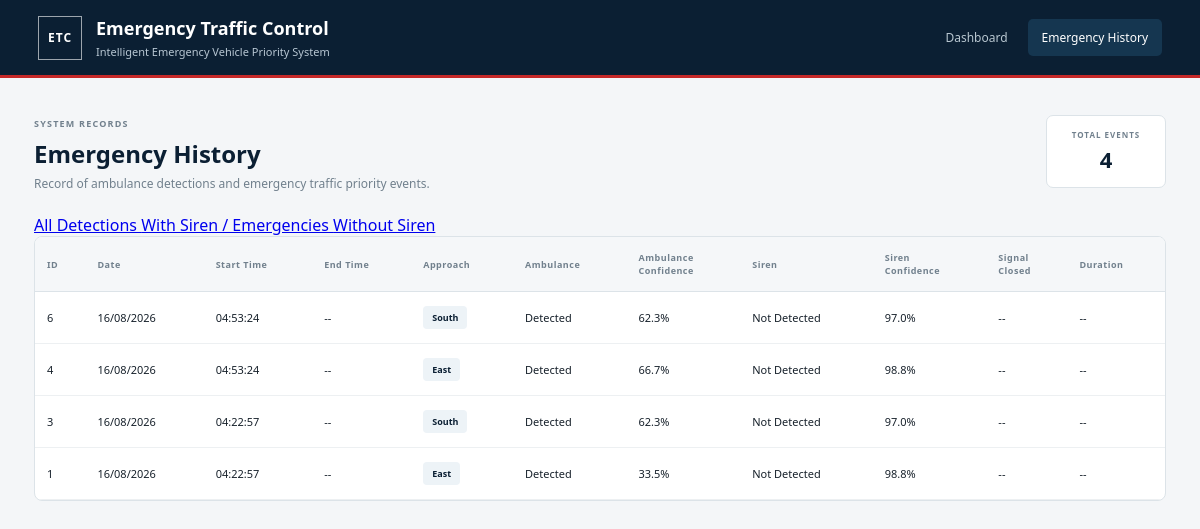
/history?filter=without_siren, run on the app's committed database.
### tables this page shows
CREATE TABLE emergency_history (
            id INTEGER PRIMARY KEY AUTOINCREMENT,
            date TEXT NOT NULL,
            start_time TEXT NOT NULL,
            end_time TEXT,
            approach TEXT NOT NULL,
            ambulance_confidence REAL,
            siren TEXT,
            siren_confidence REAL,
            signal_closed TEXT,
            duration TEXT
        );

### app.py (the view)
@app.route("/history")
def history():
    filter_type = request.args.get("filter", "all")
    conn = get_db()
    if filter_type == "emergency":
        events = conn.execute("""
            SELECT *
            FROM emergency_history
            WHERE siren = 'Siren'
            ORDER BY id DESC
        """).fetchall()
    elif filter_type == "without_siren":
        events = conn.execute("""
            SELECT *
            FROM emergency_history
            WHERE siren = 'No Siren'
            ORDER BY id DESC
        """).fetchall()
    else:
        events = conn.execute("""
            SELECT *
            FROM emergency_history
            ORDER BY id DESC
        """).fetchall()
    conn.close()
    return render_template("history.html", events=events, current_filter=filter_type)

### app.py (called while the page is built)
def get_db():
    conn = sqlite3.connect(DATABASE, check_same_thread=False)
    conn.row_factory = sqlite3.Row
    return conn

### templates/history.html (shortened to what this page needs)
{% extends "base.html" %}
{% block history_active %}active{% endblock %}
{% block content %}
<main class="history-page">
    <div class="history-header">
        <div>
            <span class="eyebrow">SYSTEM RECORDS</span>
            <h2>Emergency History</h2>
            <p>Record of ambulance detections and emergency traffic priority events.</p>
        </div>
        <div class="record-count">
            <span>TOTAL EVENTS</span>
            <strong>{{ events|length }}</strong>
        </div>
    </div>
    <div class="history-filters">
        <a href="{{ url_for('history', filter='all') }}" class="filter-btn {% if current_filter == 'all' %}active{% endif %}">
            All Detections
        </a>
        <a href="{{ url_for('history', filter='emergency') }}" class="filter-btn {% if current_filter == 'emergency' %}active{% endif %}">
            With Siren / Emergencies
        </a>
        <a href="{{ url_for('history', filter='without_siren') }}" class="filter-btn {% if current_filter == 'without_siren' %}active{% endif %}">
            Without Siren
        </a>
    </div>
    <div class="table-container">
        <table>
            <thead>
                <tr>
                    <th>ID</th>
                    <th>Date</th>
                    <th>Start Time</th>
                    <th>End Time</th>
                    <th>Approach</th>
                    <th>Ambulance</th>
                    <th>Ambulance<br>Confidence</th>
                    <th>Siren</th>
                    <th>Siren<br>Confidence</th>
                    <th>Signal<br>Closed</th>
                    <th>Duration</th>
                </tr>
            </thead>
            <tbody>
                {% if events %}
                    {% for event in events %}
                    <tr>
                        <td>{{ event["id"] }}</td>
                        <td>{{ event["date"] }}</td>
                        <td>{{ event["start_time"] }}</td>
                        <td>
                            {% if event["end_time"] %}
                                {{ event["end_time"] }}
                            {% else %}
                                --
                            {% endif %}
                        </td>
                        <td><span class="approach-badge">{{ event["approach"] }}</span></td>
                        <td><span class="status-detected">Detected</span></td>
                        <td>
                            {% if event["ambulance_confidence"] is not none %}
                                {{ "%.1f"|format(event["ambulance_confidence"] * 100) }}%
                            {% else %}
                                --
                            {% endif %}
                        </td>
                        <td>
                            {% if event["siren"] == "Siren" %}
                                <span class="status-siren">Detected</span>
                            {% elif event["siren"] == "No Siren" %}
                                <span class="status-no-siren">Not Detected</span>
                            {% else %}
                                --
                            {% endif %}
                        </td>
                        <td>
                            {% if event["siren_confidence"] is not none %}
                                {{ "%.1f"|format(event["siren_confidence"] * 100) }}%
                            {% else %}
                                --
                            {% endif %}
                        </td>
                        <td>
                            {% if event["signal_closed"] %}
                                <span class="signal-closed-badge">{{ event["signal_closed"] }}</span>
                            {% else %}
                                --
                            {% endif %}
                        </td>
                        <td>
                            {% if event["duration"] %}
                                {{ event["duration"] }}
                            {% else %}
                                --
                            {% endif %}
                        </td>
                    </tr>
                    {% endfor %}
                {% endif %}
            </tbody>
        </table>
    </div>
</main>
{% endblock %}

### static/css/style.css (style rules this page uses)
:root { --navy: #0b1f33; --navy-light: #153650; --red: #c62828; --yellow: #d99a00; --green: #198754; --background: #f4f6f8; --white: #ffffff; --border: #dce3e8; --text: #17212b; --muted: #71808d; }
* { box-sizing: border-box; }
body { margin: 0; background: var(--background); color: var(--text); font-family: "Segoe UI", Arial, sans-serif; }
.history-page { max-width: 1500px; margin: auto; padding: 32px 34px 50px; }
.history-header { display: flex; align-items: center; justify-content: space-between; margin-bottom: 22px; }
.eyebrow { color: var(--muted); font-size: 9px; font-weight: 800; letter-spacing: 1.2px; }
.history-header h2 { margin: 5px 0; color: var(--navy); font-size: 24px; }
.history-header p { margin: 0; color: var(--muted); font-size: 12px; }
.record-count { min-width: 120px; text-align: center; background: white; border: 1px solid var(--border); border-radius: 7px; padding: 13px; }
.record-count span { display: block; color: var(--muted); font-size: 8px; font-weight: 800; letter-spacing: 1px; }
.record-count strong { display: block; margin-top: 4px; color: var(--navy); font-size: 22px; }
.table-container { background: white; border: 1px solid var(--border); border-radius: 8px; overflow-x: auto; }
table { width: 100%; border-collapse: collapse; min-width: 1100px; }
thead { background: #f5f7f9; }
th { padding: 14px 12px; text-align: left; color: var(--muted); font-size: 9px; font-weight: 800; letter-spacing: .5px; border-bottom: 1px solid var(--border); white-space: nowrap; }
td { padding: 14px 12px; font-size: 11px; border-bottom: 1px solid #edf0f2; white-space: nowrap; }
.approach-badge { display: inline-block; padding: 5px 9px; background: #edf3f7; color: var(--navy); border-radius: 4px; font-size: 9px; font-weight: 700; }

### data on the page
emergency_history: id "6", date "16/08/2026", start_time "04:53:24", approach "South", event['ambulance_confidence']*100 "62.3", siren "Not Detected", event['siren_confidence']*100 "97.0"
emergency_history: id "4", date "16/08/2026", start_time "04:53:24", approach "East", event['ambulance_confidence']*100 "66.7", siren "Not Detected", event['siren_confidence']*100 "98.8"
emergency_history: id "3", date "16/08/2026", start_time "04:22:57", approach "South", event['ambulance_confidence']*100 "62.3", siren "Not Detected", event['siren_confidence']*100 "97.0"
emergency_history: id "1", date "16/08/2026", start_time "04:22:57", approach "East", event['ambulance_confidence']*100 "33.5", siren "Not Detected", event['siren_confidence']*100 "98.8"

### other printed values
{{ events|length }} "4"
